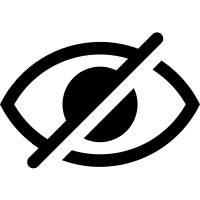
#> input picture CTF_Chatbots/Copilot/Steganography/Easy/base.png, 200 x 200 px
$ python generate.py
#> lines starting #> are read from the running program, lines starting #| are printed output that depends on the picture
from PIL import Image
import numpy as np
import random

# Load and prepare image
img = Image.open("base.png").convert("RGB")
#> img: PIL image 200x200 RGB; every value is 0
data = np.array(img)
h, w, _ = data.shape
#> h = 200; w = 200

# Message to hide
flag = "flag{lsb_reveal_success}"
bits = ''.join(f"{ord(c):08b}" for c in flag)

# Flatten all channels for easier indexing
flat = data.reshape(-1, 3)

# Use a fixed seed to shuffle pixel order (deterministic)
random.seed(42)
indices = list(range(len(flat)))
#> indices = 40000 items
random.shuffle(indices)

# Embed bits across RGB channels
for i, bit in enumerate(bits):
    pixel_index = indices[i // 3]
    channel = i % 3  # 0 = R, 1 = G, 2 = B
    flat[pixel_index][channel] = (flat[pixel_index][channel] & 0b11111110) | int(bit)
#> this loop made 192 passes
#> pixel_index on passes 1 to 3: 15586, 15586, 15586

# Reshape and save
stego = Image.fromarray(flat.reshape(h, w, 3))
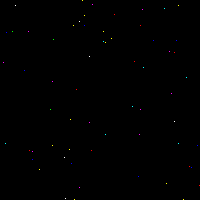
#> stego: PIL image 200x200 RGB; mean R, G, B 0.00103, 0.000775, 0.0009; drawn with 1 as white
stego.save("hidden.png")
